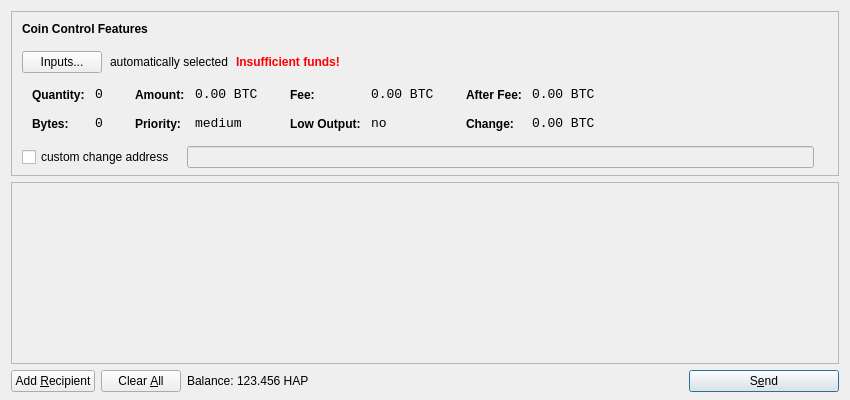
<?xml version="1.0" encoding="UTF-8"?>
<ui version="4.0">
 <class>SendCoinsDialog</class>
 <widget class="QDialog" name="SendCoinsDialog">
  <property name="geometry">
   <rect>
    <x>0</x>
    <y>0</y>
    <width>850</width>
    <height>400</height>
   </rect>
  </property>
  <property name="windowTitle">
   <string>Send Coins</string>
  </property>
  <layout class="QVBoxLayout" name="verticalLayout" stretch="0,1,0">
   <property name="bottomMargin">
    <number>8</number>
   </property>
   <item>
    <widget class="QFrame" name="frameCoinControl">
     <property name="sizePolicy">
      <sizepolicy hsizetype="Expanding" vsizetype="Expanding">
       <horstretch>0</horstretch>
       <verstretch>0</verstretch>
      </sizepolicy>
     </property>
     <property name="maximumSize">
      <size>
       <width>16777215</width>
       <height>16777215</height>
      </size>
     </property>
     <property name="frameShape">
      <enum>QFrame::StyledPanel</enum>
     </property>
     <property name="frameShadow">
      <enum>QFrame::Sunken</enum>
     </property>
     <layout class="QVBoxLayout" name="verticalLayoutCoinControl2">
      <property name="spacing">
       <number>-1</number>
      </property>
      <property name="leftMargin">
       <number>0</number>
      </property>
      <property name="topMargin">
       <number>0</number>
      </property>
      <property name="rightMargin">
       <number>0</number>
      </property>
      <property name="bottomMargin">
       <number>6</number>
      </property>
      <item>
       <layout class="QVBoxLayout" name="verticalLayoutCoinControl" stretch="0,0,0,0,1">
        <property name="spacing">
         <number>0</number>
        </property>
        <property name="leftMargin">
         <number>10</number>
        </property>
        <property name="topMargin">
         <number>10</number>
        </property>
        <item>
         <layout class="QHBoxLayout" name="horizontalLayoutCoinControl1">
          <property name="bottomMargin">
           <number>15</number>
          </property>
          <item>
           <widget class="QLabel" name="labelCoinControlFeatures">
            <property name="sizePolicy">
             <sizepolicy hsizetype="Preferred" vsizetype="Maximum">
              <horstretch>0</horstretch>
              <verstretch>0</verstretch>
             </sizepolicy>
            </property>
            <property name="font">
             <font>
              <weight>75</weight>
              <bold>true</bold>
             </font>
            </property>
            <property name="styleSheet">
             <string notr="true">font-weight:bold;</string>
            </property>
            <property name="text">
             <string>Coin Control Features</string>
            </property>
           </widget>
          </item>
         </layout>
        </item>
        <item>
         <layout class="QHBoxLayout" name="horizontalLayoutCoinControl2" stretch="0,0,0,0">
          <property name="spacing">
           <number>8</number>
          </property>
          <property name="bottomMargin">
           <number>10</number>
          </property>
          <item>
           <widget class="QPushButton" name="pushButtonCoinControl">
            <property name="styleSheet">
             <string notr="true"/>
            </property>
            <property name="text">
             <string>Inputs...</string>
            </property>
           </widget>
          </item>
          <item>
           <widget class="QLabel" name="labelCoinControlAutomaticallySelected">
            <property name="text">
             <string>automatically selected</string>
            </property>
            <property name="margin">
             <number>5</number>
            </property>
           </widget>
          </item>
          <item>
           <widget class="QLabel" name="labelCoinControlInsuffFunds">
            <property name="font">
             <font>
              <weight>75</weight>
              <bold>true</bold>
             </font>
            </property>
            <property name="styleSheet">
             <string notr="true">color:red;font-weight:bold;</string>
            </property>
            <property name="text">
             <string>Insufficient funds!</string>
            </property>
            <property name="margin">
             <number>5</number>
            </property>
           </widget>
          </item>
          <item>
           <spacer name="horizontalSpacerCoinControl">
            <property name="orientation">
             <enum>Qt::Horizontal</enum>
            </property>
            <property name="sizeHint" stdset="0">
             <size>
              <width>40</width>
              <height>1</height>
             </size>
            </property>
           </spacer>
          </item>
         </layout>
        </item>
        <item>
         <widget class="QWidget" name="widgetCoinControl" native="true">
          <property name="sizePolicy">
           <sizepolicy hsizetype="Preferred" vsizetype="Preferred">
            <horstretch>0</horstretch>
            <verstretch>0</verstretch>
           </sizepolicy>
          </property>
          <property name="minimumSize">
           <size>
            <width>0</width>
            <height>0</height>
           </size>
          </property>
          <property name="styleSheet">
           <string notr="true"/>
          </property>
          <layout class="QHBoxLayout" name="horizontalLayoutCoinControl5">
           <property name="margin">
            <number>0</number>
           </property>
           <item>
            <layout class="QHBoxLayout" name="horizontalLayoutCoinControl3" stretch="0,0,0,1">
             <property name="spacing">
              <number>20</number>
             </property>
             <property name="topMargin">
              <number>0</number>
             </property>
             <property name="bottomMargin">
              <number>10</number>
             </property>
             <item>
              <layout class="QFormLayout" name="formLayoutCoinControl1">
               <property name="horizontalSpacing">
                <number>10</number>
               </property>
               <property name="verticalSpacing">
                <number>14</number>
               </property>
               <property name="leftMargin">
                <number>10</number>
               </property>
               <property name="topMargin">
                <number>4</number>
               </property>
               <property name="rightMargin">
                <number>6</number>
               </property>
               <item row="0" column="0">
                <widget class="QLabel" name="labelCoinControlQuantityText">
                 <property name="styleSheet">
                  <string notr="true">font-weight:bold;</string>
                 </property>
                 <property name="text">
                  <string>Quantity:</string>
                 </property>
                 <property name="margin">
                  <number>0</number>
                 </property>
                </widget>
               </item>
               <item row="0" column="1">
                <widget class="QLabel" name="labelCoinControlQuantity">
                 <property name="font">
                  <font>
                   <family>Monospace</family>
                   <pointsize>10</pointsize>
                  </font>
                 </property>
                 <property name="cursor">
                  <cursorShape>IBeamCursor</cursorShape>
                 </property>
                 <property name="contextMenuPolicy">
                  <enum>Qt::ActionsContextMenu</enum>
                 </property>
                 <property name="text">
                  <string notr="true">0</string>
                 </property>
                 <property name="margin">
                  <number>0</number>
                 </property>
                 <property name="textInteractionFlags">
                  <set>Qt::LinksAccessibleByMouse|Qt::TextSelectableByKeyboard|Qt::TextSelectableByMouse</set>
                 </property>
                </widget>
               </item>
               <item row="1" column="0">
                <widget class="QLabel" name="labelCoinControlBytesText">
                 <property name="styleSheet">
                  <string notr="true">font-weight:bold;</string>
                 </property>
                 <property name="text">
                  <string>Bytes:</string>
                 </property>
                </widget>
               </item>
               <item row="1" column="1">
                <widget class="QLabel" name="labelCoinControlBytes">
                 <property name="font">
                  <font>
                   <family>Monospace</family>
                   <pointsize>10</pointsize>
                  </font>
                 </property>
                 <property name="cursor">
                  <cursorShape>IBeamCursor</cursorShape>
                 </property>
                 <property name="contextMenuPolicy">
                  <enum>Qt::ActionsContextMenu</enum>
                 </property>
                 <property name="text">
                  <string notr="true">0</string>
                 </property>
                 <property name="textInteractionFlags">
                  <set>Qt::LinksAccessibleByMouse|Qt::TextSelectableByKeyboard|Qt::TextSelectableByMouse</set>
                 </property>
                </widget>
               </item>
              </layout>
             </item>
             <item>
              <layout class="QFormLayout" name="formLayoutCoinControl2">
               <property name="horizontalSpacing">
                <number>10</number>
               </property>
               <property name="verticalSpacing">
                <number>14</number>
               </property>
               <property name="leftMargin">
                <number>6</number>
               </property>
               <property name="topMargin">
                <number>4</number>
               </property>
               <property name="rightMargin">
                <number>6</number>
               </property>
               <item row="0" column="0">
                <widget class="QLabel" name="labelCoinControlAmountText">
                 <property name="styleSheet">
                  <string notr="true">font-weight:bold;</string>
                 </property>
                 <property name="text">
                  <string>Amount:</string>
                 </property>
                 <property name="margin">
                  <number>0</number>
                 </property>
                </widget>
               </item>
               <item row="0" column="1">
                <widget class="QLabel" name="labelCoinControlAmount">
                 <property name="font">
                  <font>
                   <family>Monospace</family>
                   <pointsize>10</pointsize>
                  </font>
                 </property>
                 <property name="cursor">
                  <cursorShape>IBeamCursor</cursorShape>
                 </property>
                 <property name="contextMenuPolicy">
                  <enum>Qt::ActionsContextMenu</enum>
                 </property>
                 <property name="text">
                  <string notr="true">0.00 BTC</string>
                 </property>
                 <property name="textInteractionFlags">
                  <set>Qt::LinksAccessibleByMouse|Qt::TextSelectableByKeyboard|Qt::TextSelectableByMouse</set>
                 </property>
                </widget>
               </item>
               <item row="1" column="0">
                <widget class="QLabel" name="labelCoinControlPriorityText">
                 <property name="styleSheet">
                  <string notr="true">font-weight:bold;</string>
                 </property>
                 <property name="text">
                  <string>Priority:</string>
                 </property>
                </widget>
               </item>
               <item row="1" column="1">
                <widget class="QLabel" name="labelCoinControlPriority">
                 <property name="font">
                  <font>
                   <family>Monospace</family>
                   <pointsize>10</pointsize>
                  </font>
                 </property>
                 <property name="cursor">
                  <cursorShape>IBeamCursor</cursorShape>
                 </property>
                 <property name="contextMenuPolicy">
                  <enum>Qt::ActionsContextMenu</enum>
                 </property>
                 <property name="text">
                  <string>medium</string>
                 </property>
                 <property name="textInteractionFlags">
                  <set>Qt::LinksAccessibleByMouse|Qt::TextSelectableByKeyboard|Qt::TextSelectableByMouse</set>
                 </property>
                </widget>
               </item>
              </layout>
             </item>
             <item>
              <layout class="QFormLayout" name="formLayoutCoinControl3">
               <property name="horizontalSpacing">
                <number>10</number>
               </property>
               <property name="verticalSpacing">
                <number>14</number>
               </property>
               <property name="leftMargin">
                <number>6</number>
               </property>
               <property name="topMargin">
                <number>4</number>
               </property>
               <property name="rightMargin">
                <number>6</number>
               </property>
               <item row="0" column="0">
                <widget class="QLabel" name="labelCoinControlFeeText">
                 <property name="styleSheet">
                  <string notr="true">font-weight:bold;</string>
                 </property>
                 <property name="text">
                  <string>Fee:</string>
                 </property>
                 <property name="margin">
                  <number>0</number>
                 </property>
                </widget>
               </item>
               <item row="0" column="1">
                <widget class="QLabel" name="labelCoinControlFee">
                 <property name="font">
                  <font>
                   <family>Monospace</family>
                   <pointsize>10</pointsize>
                  </font>
                 </property>
                 <property name="cursor">
                  <cursorShape>IBeamCursor</cursorShape>
                 </property>
                 <property name="contextMenuPolicy">
                  <enum>Qt::ActionsContextMenu</enum>
                 </property>
                 <property name="text">
                  <string notr="true">0.00 BTC</string>
                 </property>
                 <property name="textInteractionFlags">
                  <set>Qt::LinksAccessibleByMouse|Qt::TextSelectableByKeyboard|Qt::TextSelectableByMouse</set>
                 </property>
                </widget>
               </item>
               <item row="1" column="0">
                <widget class="QLabel" name="labelCoinControlLowOutputText">
                 <property name="styleSheet">
                  <string notr="true">font-weight:bold;</string>
                 </property>
                 <property name="text">
                  <string>Low Output:</string>
                 </property>
                </widget>
               </item>
               <item row="1" column="1">
                <widget class="QLabel" name="labelCoinControlLowOutput">
                 <property name="font">
                  <font>
                   <family>Monospace</family>
                   <pointsize>10</pointsize>
                  </font>
                 </property>
                 <property name="cursor">
                  <cursorShape>IBeamCursor</cursorShape>
                 </property>
                 <property name="contextMenuPolicy">
                  <enum>Qt::ActionsContextMenu</enum>
                 </property>
                 <property name="text">
                  <string>no</string>
                 </property>
                 <property name="textInteractionFlags">
                  <set>Qt::LinksAccessibleByMouse|Qt::TextSelectableByKeyboard|Qt::TextSelectableByMouse</set>
                 </property>
                </widget>
               </item>
              </layout>
             </item>
             <item>
              <layout class="QFormLayout" name="formLayoutCoinControl4">
               <property name="horizontalSpacing">
                <number>10</number>
               </property>
               <property name="verticalSpacing">
                <number>14</number>
               </property>
               <property name="leftMargin">
                <number>6</number>
               </property>
               <property name="topMargin">
                <number>4</number>
               </property>
               <property name="rightMargin">
                <number>6</number>
               </property>
               <item row="0" column="0">
                <widget class="QLabel" name="labelCoinControlAfterFeeText">
                 <property name="styleSheet">
                  <string notr="true">font-weight:bold;</string>
                 </property>
                 <property name="text">
                  <string>After Fee:</string>
                 </property>
                 <property name="margin">
                  <number>0</number>
                 </property>
                </widget>
               </item>
               <item row="0" column="1">
                <widget class="QLabel" name="labelCoinControlAfterFee">
                 <property name="font">
                  <font>
                   <family>Monospace</family>
                   <pointsize>10</pointsize>
                  </font>
                 </property>
                 <property name="cursor">
                  <cursorShape>IBeamCursor</cursorShape>
                 </property>
                 <property name="contextMenuPolicy">
                  <enum>Qt::ActionsContextMenu</enum>
                 </property>
                 <property name="text">
                  <string notr="true">0.00 BTC</string>
                 </property>
                 <property name="textInteractionFlags">
                  <set>Qt::LinksAccessibleByMouse|Qt::TextSelectableByKeyboard|Qt::TextSelectableByMouse</set>
                 </property>
                </widget>
               </item>
               <item row="1" column="0">
                <widget class="QLabel" name="labelCoinControlChangeText">
                 <property name="styleSheet">
                  <string notr="true">font-weight:bold;</string>
                 </property>
                 <property name="text">
                  <string>Change:</string>
                 </property>
                </widget>
               </item>
               <item row="1" column="1">
                <widget class="QLabel" name="labelCoinControlChange">
                 <property name="font">
                  <font>
                   <family>Monospace</family>
                   <pointsize>10</pointsize>
                  </font>
                 </property>
                 <property name="cursor">
                  <cursorShape>IBeamCursor</cursorShape>
                 </property>
                 <property name="contextMenuPolicy">
                  <enum>Qt::ActionsContextMenu</enum>
                 </property>
                 <property name="text">
                  <string notr="true">0.00 BTC</string>
                 </property>
                 <property name="textInteractionFlags">
                  <set>Qt::LinksAccessibleByMouse|Qt::TextSelectableByKeyboard|Qt::TextSelectableByMouse</set>
                 </property>
                </widget>
               </item>
              </layout>
             </item>
            </layout>
           </item>
          </layout>
         </widget>
        </item>
        <item>
         <layout class="QHBoxLayout" name="horizontalLayoutCoinControl4" stretch="0,0,0">
          <property name="spacing">
           <number>12</number>
          </property>
          <property name="sizeConstraint">
           <enum>QLayout::SetDefaultConstraint</enum>
          </property>
          <property name="topMargin">
           <number>5</number>
          </property>
          <property name="rightMargin">
           <number>5</number>
          </property>
          <item>
           <widget class="QCheckBox" name="checkBoxCoinControlChange">
            <property name="text">
             <string>custom change address</string>
            </property>
           </widget>
          </item>
          <item>
           <widget class="QLineEdit" name="lineEditCoinControlChange">
            <property name="enabled">
             <bool>false</bool>
            </property>
            <property name="sizePolicy">
             <sizepolicy hsizetype="Expanding" vsizetype="Fixed">
              <horstretch>0</horstretch>
              <verstretch>0</verstretch>
             </sizepolicy>
            </property>
           </widget>
          </item>
          <item>
           <widget class="QLabel" name="labelCoinControlChangeLabel">
            <property name="sizePolicy">
             <sizepolicy hsizetype="Preferred" vsizetype="Expanding">
              <horstretch>0</horstretch>
              <verstretch>0</verstretch>
             </sizepolicy>
            </property>
            <property name="minimumSize">
             <size>
              <width>0</width>
              <height>0</height>
             </size>
            </property>
            <property name="text">
             <string/>
            </property>
            <property name="margin">
             <number>3</number>
            </property>
           </widget>
          </item>
         </layout>
        </item>
        <item>
         <spacer name="verticalSpacerCoinControl">
          <property name="orientation">
           <enum>Qt::Vertical</enum>
          </property>
          <property name="sizeHint" stdset="0">
           <size>
            <width>800</width>
            <height>1</height>
           </size>
          </property>
         </spacer>
        </item>
       </layout>
      </item>
     </layout>
    </widget>
   </item>
   <item>
    <widget class="QScrollArea" name="scrollArea">
     <property name="widgetResizable">
      <bool>true</bool>
     </property>
     <widget class="QWidget" name="scrollAreaWidgetContents">
      <property name="geometry">
       <rect>
        <x>0</x>
        <y>0</y>
        <width>830</width>
        <height>165</height>
       </rect>
      </property>
      <layout class="QVBoxLayout" name="verticalLayout_2">
       <property name="margin">
        <number>0</number>
       </property>
       <item>
        <layout class="QVBoxLayout" name="entries">
         <property name="spacing">
          <number>6</number>
         </property>
        </layout>
       </item>
       <item>
        <spacer name="verticalSpacer">
         <property name="orientation">
          <enum>Qt::Vertical</enum>
         </property>
         <property name="sizeHint" stdset="0">
          <size>
           <width>20</width>
           <height>40</height>
          </size>
         </property>
        </spacer>
       </item>
      </layout>
     </widget>
    </widget>
   </item>
   <item>
    <layout class="QHBoxLayout" name="horizontalLayout">
     <item>
      <widget class="QPushButton" name="addButton">
       <property name="toolTip">
        <string>Send to multiple recipients at once</string>
       </property>
       <property name="text">
        <string>Add &amp;Recipient</string>
       </property>
       <property name="icon">
        <iconset resource="../bitcoin.qrc">
         <normaloff>:/icons/add</normaloff>:/icons/add</iconset>
       </property>
       <property name="autoDefault">
        <bool>false</bool>
       </property>
      </widget>
     </item>
     <item>
      <widget class="QPushButton" name="clearButton">
       <property name="sizePolicy">
        <sizepolicy hsizetype="Minimum" vsizetype="Fixed">
         <horstretch>0</horstretch>
         <verstretch>0</verstretch>
        </sizepolicy>
       </property>
       <property name="toolTip">
        <string>Remove all transaction fields</string>
       </property>
       <property name="text">
        <string>Clear &amp;All</string>
       </property>
       <property name="icon">
        <iconset resource="../bitcoin.qrc">
         <normaloff>:/icons/remove</normaloff>:/icons/remove</iconset>
       </property>
       <property name="autoRepeatDelay">
        <number>300</number>
       </property>
       <property name="autoDefault">
        <bool>false</bool>
       </property>
      </widget>
     </item>
     <item>
      <layout class="QHBoxLayout" name="horizontalLayout_2">
       <property name="spacing">
        <number>3</number>
       </property>
       <item>
        <widget class="QLabel" name="label">
         <property name="text">
          <string>Balance:</string>
         </property>
        </widget>
       </item>
       <item>
        <widget class="QLabel" name="labelBalance">
         <property name="cursor">
          <cursorShape>IBeamCursor</cursorShape>
         </property>
         <property name="text">
          <string>123.456 HAP</string>
         </property>
         <property name="textInteractionFlags">
          <set>Qt::LinksAccessibleByMouse|Qt::TextSelectableByKeyboard|Qt::TextSelectableByMouse</set>
         </property>
        </widget>
       </item>
      </layout>
     </item>
     <item>
      <spacer name="horizontalSpacer">
       <property name="orientation">
        <enum>Qt::Horizontal</enum>
       </property>
       <property name="sizeHint" stdset="0">
        <size>
         <width>40</width>
         <height>20</height>
        </size>
       </property>
      </spacer>
     </item>
     <item>
      <widget class="QPushButton" name="sendButton">
       <property name="minimumSize">
        <size>
         <width>150</width>
         <height>0</height>
        </size>
       </property>
       <property name="toolTip">
        <string>Confirm the send action</string>
       </property>
       <property name="text">
        <string>S&amp;end</string>
       </property>
       <property name="icon">
        <iconset resource="../bitcoin.qrc">
         <normaloff>:/icons/send</normaloff>:/icons/send</iconset>
       </property>
       <property name="default">
        <bool>true</bool>
       </property>
      </widget>
     </item>
    </layout>
   </item>
  </layout>
 </widget>
 <resources>
  <include location="../bitcoin.qrc"/>
 </resources>
 <connections/>
</ui>
